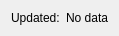
<?xml version="1.0" encoding="UTF-8"?>
<ui version="4.0">
 <class>statusWidget</class>
 <widget class="QWidget" name="statusWidget">
  <property name="geometry">
   <rect>
    <x>0</x>
    <y>0</y>
    <width>116</width>
    <height>31</height>
   </rect>
  </property>
  <property name="windowTitle">
   <string>Form</string>
  </property>
  <layout class="QHBoxLayout" name="horizontalLayout">
   <item>
    <widget class="QLabel" name="label">
     <property name="text">
      <string>Updated:</string>
     </property>
    </widget>
   </item>
   <item>
    <widget class="QLabel" name="lUpdateTime">
     <property name="text">
      <string>No data</string>
     </property>
    </widget>
   </item>
  </layout>
 </widget>
 <resources/>
 <connections/>
</ui>
